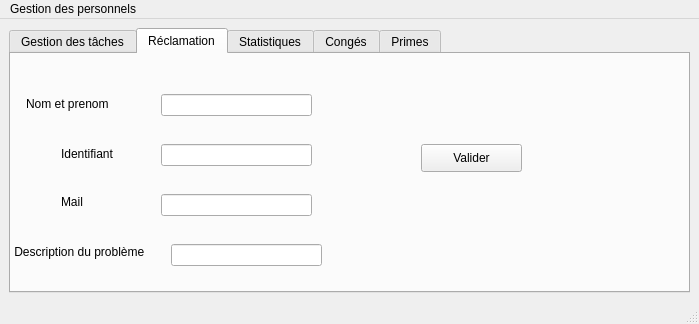
<?xml version="1.0" encoding="UTF-8"?>
<ui version="4.0">
 <class>MainWindow</class>
 <widget class="QMainWindow" name="MainWindow">
  <property name="geometry">
   <rect>
    <x>0</x>
    <y>0</y>
    <width>699</width>
    <height>324</height>
   </rect>
  </property>
  <property name="windowTitle">
   <string>MainWindow</string>
  </property>
  <widget class="QWidget" name="centralwidget">
   <layout class="QVBoxLayout" name="verticalLayout">
    <item>
     <widget class="QTabWidget" name="tabWidget">
      <property name="currentIndex">
       <number>1</number>
      </property>
      <widget class="QWidget" name="tab1">
       <attribute name="title">
        <string>Gestion des tâches</string>
       </attribute>
       <widget class="QLabel" name="label">
        <property name="geometry">
         <rect>
          <x>40</x>
          <y>50</y>
          <width>56</width>
          <height>16</height>
         </rect>
        </property>
        <property name="text">
         <string/>
        </property>
       </widget>
       <widget class="QLabel" name="label_3">
        <property name="geometry">
         <rect>
          <x>40</x>
          <y>70</y>
          <width>61</width>
          <height>21</height>
         </rect>
        </property>
        <property name="text">
         <string>État</string>
        </property>
       </widget>
       <widget class="QComboBox" name="comboBox">
        <property name="geometry">
         <rect>
          <x>150</x>
          <y>70</y>
          <width>101</width>
          <height>22</height>
         </rect>
        </property>
        <item>
         <property name="text">
          <string/>
         </property>
        </item>
        <item>
         <property name="text">
          <string>Terminé</string>
         </property>
        </item>
        <item>
         <property name="text">
          <string>En cours</string>
         </property>
        </item>
       </widget>
       <widget class="QLabel" name="label_4">
        <property name="geometry">
         <rect>
          <x>10</x>
          <y>120</y>
          <width>121</width>
          <height>20</height>
         </rect>
        </property>
        <property name="text">
         <string>Numéro de la tâche</string>
        </property>
       </widget>
       <widget class="QSpinBox" name="spinBox_2">
        <property name="geometry">
         <rect>
          <x>150</x>
          <y>120</y>
          <width>61</width>
          <height>22</height>
         </rect>
        </property>
       </widget>
       <widget class="QLineEdit" name="lineEdit_10">
        <property name="geometry">
         <rect>
          <x>150</x>
          <y>20</y>
          <width>113</width>
          <height>22</height>
         </rect>
        </property>
       </widget>
       <widget class="QLabel" name="label_16">
        <property name="geometry">
         <rect>
          <x>20</x>
          <y>20</y>
          <width>101</width>
          <height>20</height>
         </rect>
        </property>
        <property name="text">
         <string>Nom de la tâche</string>
        </property>
       </widget>
      </widget>
      <widget class="QWidget" name="tab2">
       <attribute name="title">
        <string>Réclamation</string>
       </attribute>
       <widget class="QLabel" name="label_2">
        <property name="geometry">
         <rect>
          <x>40</x>
          <y>40</y>
          <width>56</width>
          <height>16</height>
         </rect>
        </property>
        <property name="text">
         <string/>
        </property>
       </widget>
       <widget class="QLineEdit" name="lineEdit_2">
        <property name="geometry">
         <rect>
          <x>150</x>
          <y>40</y>
          <width>151</width>
          <height>22</height>
         </rect>
        </property>
        <property name="text">
         <string/>
        </property>
       </widget>
       <widget class="QLabel" name="label_5">
        <property name="geometry">
         <rect>
          <x>15</x>
          <y>40</y>
          <width>91</width>
          <height>20</height>
         </rect>
        </property>
        <property name="text">
         <string>Nom et prenom</string>
        </property>
       </widget>
       <widget class="QLabel" name="label_6">
        <property name="geometry">
         <rect>
          <x>50</x>
          <y>90</y>
          <width>61</width>
          <height>20</height>
         </rect>
        </property>
        <property name="text">
         <string>Identifiant</string>
        </property>
       </widget>
       <widget class="QLabel" name="label_7">
        <property name="geometry">
         <rect>
          <x>50</x>
          <y>140</y>
          <width>56</width>
          <height>16</height>
         </rect>
        </property>
        <property name="text">
         <string>Mail</string>
        </property>
       </widget>
       <widget class="QLineEdit" name="lineEdit">
        <property name="geometry">
         <rect>
          <x>150</x>
          <y>90</y>
          <width>151</width>
          <height>22</height>
         </rect>
        </property>
       </widget>
       <widget class="QLineEdit" name="lineEdit_3">
        <property name="geometry">
         <rect>
          <x>150</x>
          <y>140</y>
          <width>151</width>
          <height>22</height>
         </rect>
        </property>
       </widget>
       <widget class="QPushButton" name="pushButton_2">
        <property name="geometry">
         <rect>
          <x>410</x>
          <y>90</y>
          <width>101</width>
          <height>28</height>
         </rect>
        </property>
        <property name="text">
         <string>Valider</string>
        </property>
       </widget>
       <widget class="QLabel" name="label_20">
        <property name="geometry">
         <rect>
          <x>0</x>
          <y>190</y>
          <width>151</width>
          <height>16</height>
         </rect>
        </property>
        <property name="text">
         <string> Description du problème</string>
        </property>
       </widget>
       <widget class="QLineEdit" name="lineEdit_13">
        <property name="geometry">
         <rect>
          <x>160</x>
          <y>190</y>
          <width>151</width>
          <height>22</height>
         </rect>
        </property>
       </widget>
      </widget>
      <widget class="QWidget" name="tab3">
       <attribute name="title">
        <string>Statistiques</string>
       </attribute>
       <widget class="QLabel" name="label_8">
        <property name="geometry">
         <rect>
          <x>30</x>
          <y>30</y>
          <width>51</width>
          <height>16</height>
         </rect>
        </property>
        <property name="text">
         <string>Période</string>
        </property>
       </widget>
       <widget class="QComboBox" name="comboBox_3">
        <property name="geometry">
         <rect>
          <x>140</x>
          <y>30</y>
          <width>111</width>
          <height>22</height>
         </rect>
        </property>
        <item>
         <property name="text">
          <string/>
         </property>
        </item>
        <item>
         <property name="text">
          <string>Mensuelle</string>
         </property>
        </item>
        <item>
         <property name="text">
          <string>Trimestrielle</string>
         </property>
        </item>
       </widget>
       <widget class="QLabel" name="label_18">
        <property name="geometry">
         <rect>
          <x>20</x>
          <y>80</y>
          <width>91</width>
          <height>16</height>
         </rect>
        </property>
        <property name="text">
         <string>Salaire moyen</string>
        </property>
       </widget>
       <widget class="QLineEdit" name="lineEdit_11">
        <property name="geometry">
         <rect>
          <x>140</x>
          <y>80</y>
          <width>113</width>
          <height>22</height>
         </rect>
        </property>
       </widget>
       <widget class="QLabel" name="label_19">
        <property name="geometry">
         <rect>
          <x>20</x>
          <y>130</y>
          <width>91</width>
          <height>16</height>
         </rect>
        </property>
        <property name="text">
         <string>Jours travaillés</string>
        </property>
       </widget>
       <widget class="QLineEdit" name="lineEdit_12">
        <property name="geometry">
         <rect>
          <x>140</x>
          <y>130</y>
          <width>113</width>
          <height>22</height>
         </rect>
        </property>
       </widget>
      </widget>
      <widget class="QWidget" name="tab4">
       <attribute name="title">
        <string>Congés</string>
       </attribute>
       <widget class="QLabel" name="label_9">
        <property name="geometry">
         <rect>
          <x>5</x>
          <y>40</y>
          <width>91</width>
          <height>20</height>
         </rect>
        </property>
        <property name="text">
         <string>Nom et prenom</string>
        </property>
       </widget>
       <widget class="QLabel" name="label_10">
        <property name="geometry">
         <rect>
          <x>25</x>
          <y>90</y>
          <width>71</width>
          <height>20</height>
         </rect>
        </property>
        <property name="text">
         <string>Identifiant</string>
        </property>
       </widget>
       <widget class="QLabel" name="label_11">
        <property name="geometry">
         <rect>
          <x>40</x>
          <y>140</y>
          <width>56</width>
          <height>16</height>
         </rect>
        </property>
        <property name="text">
         <string>Mail</string>
        </property>
       </widget>
       <widget class="QLineEdit" name="lineEdit_4">
        <property name="geometry">
         <rect>
          <x>150</x>
          <y>40</y>
          <width>151</width>
          <height>22</height>
         </rect>
        </property>
        <property name="text">
         <string/>
        </property>
       </widget>
       <widget class="QLineEdit" name="lineEdit_5">
        <property name="geometry">
         <rect>
          <x>150</x>
          <y>90</y>
          <width>151</width>
          <height>22</height>
         </rect>
        </property>
        <property name="text">
         <string/>
        </property>
       </widget>
       <widget class="QLineEdit" name="lineEdit_6">
        <property name="geometry">
         <rect>
          <x>150</x>
          <y>140</y>
          <width>151</width>
          <height>22</height>
         </rect>
        </property>
        <property name="text">
         <string/>
        </property>
       </widget>
       <widget class="QLabel" name="label_12">
        <property name="geometry">
         <rect>
          <x>40</x>
          <y>190</y>
          <width>81</width>
          <height>20</height>
         </rect>
        </property>
        <property name="text">
         <string>Durée (jour)</string>
        </property>
       </widget>
       <widget class="QSpinBox" name="spinBox">
        <property name="geometry">
         <rect>
          <x>170</x>
          <y>190</y>
          <width>42</width>
          <height>22</height>
         </rect>
        </property>
       </widget>
       <widget class="QPushButton" name="pushButton">
        <property name="geometry">
         <rect>
          <x>410</x>
          <y>80</y>
          <width>101</width>
          <height>28</height>
         </rect>
        </property>
        <property name="text">
         <string>Valider</string>
        </property>
       </widget>
      </widget>
      <widget class="QWidget" name="tab5">
       <attribute name="title">
        <string>Primes</string>
       </attribute>
       <widget class="QLabel" name="label_13">
        <property name="geometry">
         <rect>
          <x>15</x>
          <y>30</y>
          <width>91</width>
          <height>20</height>
         </rect>
        </property>
        <property name="text">
         <string>Nom et prenom</string>
        </property>
       </widget>
       <widget class="QLabel" name="label_14">
        <property name="geometry">
         <rect>
          <x>45</x>
          <y>80</y>
          <width>61</width>
          <height>20</height>
         </rect>
        </property>
        <property name="text">
         <string>Identifiant</string>
        </property>
       </widget>
       <widget class="QLabel" name="label_15">
        <property name="geometry">
         <rect>
          <x>60</x>
          <y>130</y>
          <width>56</width>
          <height>16</height>
         </rect>
        </property>
        <property name="text">
         <string>Mail</string>
        </property>
       </widget>
       <widget class="QLineEdit" name="lineEdit_7">
        <property name="geometry">
         <rect>
          <x>140</x>
          <y>30</y>
          <width>151</width>
          <height>22</height>
         </rect>
        </property>
        <property name="text">
         <string/>
        </property>
       </widget>
       <widget class="QLineEdit" name="lineEdit_8">
        <property name="geometry">
         <rect>
          <x>140</x>
          <y>80</y>
          <width>151</width>
          <height>22</height>
         </rect>
        </property>
        <property name="text">
         <string/>
        </property>
       </widget>
       <widget class="QLineEdit" name="lineEdit_9">
        <property name="geometry">
         <rect>
          <x>140</x>
          <y>130</y>
          <width>151</width>
          <height>22</height>
         </rect>
        </property>
        <property name="text">
         <string/>
        </property>
       </widget>
       <widget class="QSpinBox" name="spinBox_3">
        <property name="geometry">
         <rect>
          <x>170</x>
          <y>180</y>
          <width>61</width>
          <height>22</height>
         </rect>
        </property>
       </widget>
       <widget class="QLabel" name="label_17">
        <property name="geometry">
         <rect>
          <x>10</x>
          <y>180</y>
          <width>141</width>
          <height>20</height>
         </rect>
        </property>
        <property name="text">
         <string>Heures supplémentaires</string>
        </property>
       </widget>
       <widget class="QPushButton" name="pushButton_3">
        <property name="geometry">
         <rect>
          <x>410</x>
          <y>80</y>
          <width>101</width>
          <height>28</height>
         </rect>
        </property>
        <property name="text">
         <string>Valider</string>
        </property>
       </widget>
      </widget>
     </widget>
    </item>
   </layout>
  </widget>
  <widget class="QMenuBar" name="menubar">
   <property name="geometry">
    <rect>
     <x>0</x>
     <y>0</y>
     <width>699</width>
     <height>26</height>
    </rect>
   </property>
   <widget class="QMenu" name="menuGestion_des_personnels">
    <property name="title">
     <string>Gestion des personnels</string>
    </property>
   </widget>
   <addaction name="menuGestion_des_personnels"/>
  </widget>
  <widget class="QStatusBar" name="statusbar"/>
 </widget>
 <resources/>
 <connections/>
</ui>
